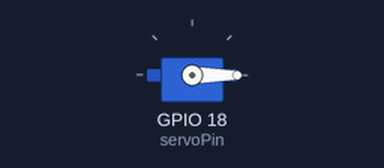
The sketch below on a simulated ESP32. Shown: servo.

Above: at 0.05 s.
Timing chart, 0 to 4.6 s (numbered marks = the images above):
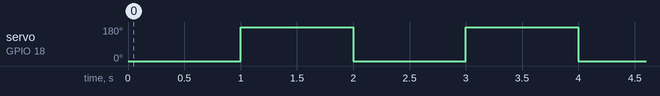

Measured:
- by itself, servo on GPIO 18 (servoPin): alternates 180° for 1.0 s and 0° for 1.0 s

The sketch:

Servo_with_ESP32.ino
```cpp
#include <ESP32Servo.h>

Servo myServo;

int servoPin =18;

void setup() {
  // Allow allocation of all timers
  ESP32PWM::allocateTimer(0);
  ESP32PWM::allocateTimer(1);
  ESP32PWM::allocateTimer(2);
  ESP32PWM::allocateTimer(3);
  myServo.setPeriodHertz(50);    // standard 50 hz servo
  myServo.attach(servoPin, 500, 2400); // attaches the servo on pin 18 to the servo object

}

void loop() {
  // put your main code here, to run repeatedly:
  myServo.write(0);
  delay(1000);
  myServo.write(180);
  delay(1000);
}
```
